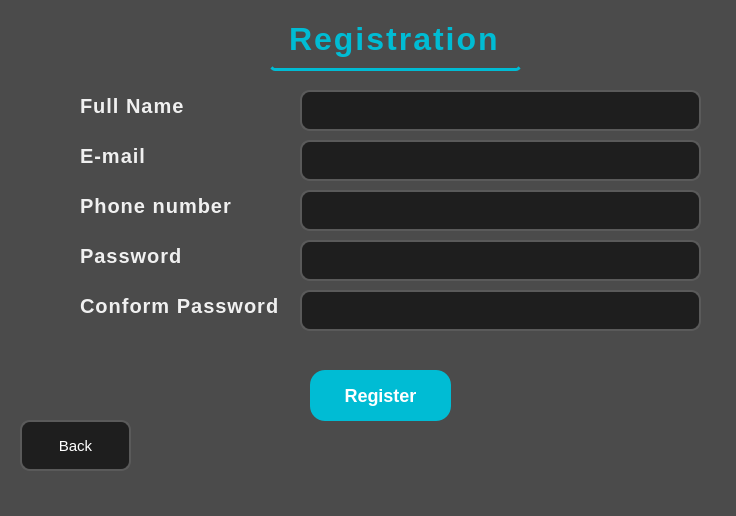
<?xml version="1.0" encoding="UTF-8"?>
<ui version="4.0">
 <class>registration</class>
 <widget class="QMainWindow" name="registration">
  <property name="geometry">
   <rect>
    <x>0</x>
    <y>0</y>
    <width>736</width>
    <height>516</height>
   </rect>
  </property>
  <property name="windowTitle">
   <string>Registration</string>
  </property>
  <property name="styleSheet">
   <string notr="true">background-color: rgb(75, 75, 75);</string>
  </property>
  <widget class="QWidget" name="centralwidget">
   <widget class="QLabel" name="label">
    <property name="geometry">
     <rect>
      <x>270</x>
      <y>10</y>
      <width>251</width>
      <height>61</height>
     </rect>
    </property>
    <property name="styleSheet">
     <string notr="true">QLabel {
    color: #00bcd4;                   /* Teal color to match your theme */
    font-size: 32px;                  /* Large font size for prominence */
    font-weight: bold;                /* Bold text */
    letter-spacing: 2px;              /* Add some spacing between letters */
    text-align: center;               /* Center the headline */
    padding: 10px;                    /* Padding around the text */
    background-color: transparent;    /* Transparent background */
    text-shadow: 2px 2px 5px #000;    /* Soft shadow for better readability */
    border-bottom: 3px solid #00bcd4; /* Adds a bottom border for emphasis */
    border-radius: 5px;               /* Rounded bottom border */
}
</string>
    </property>
    <property name="text">
     <string>Registration</string>
    </property>
   </widget>
   <widget class="QLabel" name="label_2">
    <property name="geometry">
     <rect>
      <x>70</x>
      <y>90</y>
      <width>171</width>
      <height>31</height>
     </rect>
    </property>
    <property name="styleSheet">
     <string notr="true">QLabel {
    color: #f0f0f0;                
    font-size: 20px;                
    font-weight: bold;           
    letter-spacing: 1px;           
    padding: 5px;                   
    background-color: transparent;  
    text-shadow: 1px 1px 2px #000;  
}

QLabel#titleLabel {
    font-size: 28px;                
    font-weight: bold;              
    letter-spacing: 2px;          
    padding: 10px;               
    color: #00bcd4;            
    background-color: transparent; 
    border-bottom: 2px solid #00bcd4; 
    text-align: center;             
    text-shadow: 2px 2px 5px #000;  
    border-radius: 5px;            
}
</string>
    </property>
    <property name="text">
     <string>Full Name</string>
    </property>
   </widget>
   <widget class="QLabel" name="label_3">
    <property name="geometry">
     <rect>
      <x>70</x>
      <y>140</y>
      <width>171</width>
      <height>31</height>
     </rect>
    </property>
    <property name="styleSheet">
     <string notr="true">QLabel {
    color: #f0f0f0;                
    font-size: 20px;                
    font-weight: bold;           
    letter-spacing: 1px;           
    padding: 5px;                   
    background-color: transparent;  
    text-shadow: 1px 1px 2px #000;  
}

QLabel#titleLabel {
    font-size: 28px;                
    font-weight: bold;              
    letter-spacing: 2px;          
    padding: 10px;               
    color: #00bcd4;            
    background-color: transparent; 
    border-bottom: 2px solid #00bcd4; 
    text-align: center;             
    text-shadow: 2px 2px 5px #000;  
    border-radius: 5px;            
}
</string>
    </property>
    <property name="text">
     <string>E-mail</string>
    </property>
   </widget>
   <widget class="QLabel" name="label_4">
    <property name="geometry">
     <rect>
      <x>70</x>
      <y>190</y>
      <width>171</width>
      <height>31</height>
     </rect>
    </property>
    <property name="styleSheet">
     <string notr="true">QLabel {
    color: #f0f0f0;                
    font-size: 20px;                
    font-weight: bold;           
    letter-spacing: 1px;           
    padding: 5px;                   
    background-color: transparent;  
    text-shadow: 1px 1px 2px #000;  
}

QLabel#titleLabel {
    font-size: 28px;                
    font-weight: bold;              
    letter-spacing: 2px;          
    padding: 10px;               
    color: #00bcd4;            
    background-color: transparent; 
    border-bottom: 2px solid #00bcd4; 
    text-align: center;             
    text-shadow: 2px 2px 5px #000;  
    border-radius: 5px;            
}
</string>
    </property>
    <property name="text">
     <string>Phone number</string>
    </property>
   </widget>
   <widget class="QLineEdit" name="lineEdit">
    <property name="geometry">
     <rect>
      <x>300</x>
      <y>90</y>
      <width>401</width>
      <height>41</height>
     </rect>
    </property>
    <property name="styleSheet">
     <string notr="true">QLineEdit {
    background-color: #1e1e1e;      /* Dark gray background */
    color: white;                   /* White text */
    padding: 8px 12px;              /* Padding for more space inside */
    border: 2px solid #5a5a5a;      /* Subtle gray border */
    border-radius: 10px;            /* Rounded corners */
    font-size: 16px;                /* Adjust font size */
}

QLineEdit:focus {
    border: 2px solid #00bcd4;      /* Light blue border when focused */
}
</string>
    </property>
   </widget>
   <widget class="QLineEdit" name="lineEdit_2">
    <property name="geometry">
     <rect>
      <x>300</x>
      <y>140</y>
      <width>401</width>
      <height>41</height>
     </rect>
    </property>
    <property name="styleSheet">
     <string notr="true">QLineEdit {
    background-color: #1e1e1e;      
    color: white;                 
    padding: 8px 12px;              
    border: 2px solid #5a5a5a;    
    border-radius: 10px;         
    font-size: 16px;                
}

QLineEdit:focus {
    border: 2px solid #00bcd4;     
}
</string>
    </property>
   </widget>
   <widget class="QLineEdit" name="lineEdit_3">
    <property name="geometry">
     <rect>
      <x>300</x>
      <y>190</y>
      <width>401</width>
      <height>41</height>
     </rect>
    </property>
    <property name="styleSheet">
     <string notr="true">QLineEdit {
    background-color: #1e1e1e;      
    color: white;                 
    padding: 8px 12px;              
    border: 2px solid #5a5a5a;    
    border-radius: 10px;         
    font-size: 16px;                
}

QLineEdit:focus {
    border: 2px solid #00bcd4;     
}
</string>
    </property>
   </widget>
   <widget class="QLabel" name="label_6">
    <property name="geometry">
     <rect>
      <x>70</x>
      <y>240</y>
      <width>171</width>
      <height>31</height>
     </rect>
    </property>
    <property name="styleSheet">
     <string notr="true">QLabel {
    color: #f0f0f0;                
    font-size: 20px;                
    font-weight: bold;           
    letter-spacing: 1px;           
    padding: 5px;                   
    background-color: transparent;  
    text-shadow: 1px 1px 2px #000;  
}

QLabel#titleLabel {
    font-size: 28px;                
    font-weight: bold;              
    letter-spacing: 2px;          
    padding: 10px;               
    color: #00bcd4;            
    background-color: transparent; 
    border-bottom: 2px solid #00bcd4; 
    text-align: center;             
    text-shadow: 2px 2px 5px #000;  
    border-radius: 5px;            
}
</string>
    </property>
    <property name="text">
     <string>Password</string>
    </property>
   </widget>
   <widget class="QLineEdit" name="lineEdit_4">
    <property name="geometry">
     <rect>
      <x>300</x>
      <y>240</y>
      <width>401</width>
      <height>41</height>
     </rect>
    </property>
    <property name="styleSheet">
     <string notr="true">QLineEdit {
    background-color: #1e1e1e;      
    color: white;                 
    padding: 8px 12px;              
    border: 2px solid #5a5a5a;    
    border-radius: 10px;         
    font-size: 16px;                
}

QLineEdit:focus {
    border: 2px solid #00bcd4;     
}
</string>
    </property>
    <property name="echoMode">
     <enum>QLineEdit::EchoMode::Password</enum>
    </property>
   </widget>
   <widget class="QLabel" name="label_7">
    <property name="geometry">
     <rect>
      <x>70</x>
      <y>290</y>
      <width>221</width>
      <height>31</height>
     </rect>
    </property>
    <property name="styleSheet">
     <string notr="true">QLabel {
    color: #f0f0f0;                
    font-size: 20px;                
    font-weight: bold;           
    letter-spacing: 1px;           
    padding: 5px;                   
    background-color: transparent;  
    text-shadow: 1px 1px 2px #000;  
}

QLabel#titleLabel {
    font-size: 28px;                
    font-weight: bold;              
    letter-spacing: 2px;          
    padding: 10px;               
    color: #00bcd4;            
    background-color: transparent; 
    border-bottom: 2px solid #00bcd4; 
    text-align: center;             
    text-shadow: 2px 2px 5px #000;  
    border-radius: 5px;            
}
</string>
    </property>
    <property name="text">
     <string>Conform Password</string>
    </property>
   </widget>
   <widget class="QLineEdit" name="lineEdit_5">
    <property name="geometry">
     <rect>
      <x>300</x>
      <y>290</y>
      <width>401</width>
      <height>41</height>
     </rect>
    </property>
    <property name="styleSheet">
     <string notr="true">QLineEdit {
    background-color: #1e1e1e;      
    color: white;                 
    padding: 8px 12px;              
    border: 2px solid #5a5a5a;    
    border-radius: 10px;         
    font-size: 16px;                
}

QLineEdit:focus {
    border: 2px solid #00bcd4;     
}
</string>
    </property>
    <property name="echoMode">
     <enum>QLineEdit::EchoMode::Password</enum>
    </property>
   </widget>
   <widget class="QPushButton" name="pushButton">
    <property name="geometry">
     <rect>
      <x>310</x>
      <y>370</y>
      <width>141</width>
      <height>51</height>
     </rect>
    </property>
    <property name="styleSheet">
     <string notr="true">QPushButton {
    background-color: #00bcd4;     
    color: white;                 
    font-size: 18px;              
    font-weight: bold;            
    border-radius: 15px;            
    padding: 12px 20px;            
}

QPushButton:hover {
    background-color: #008c9e;      
}

QPushButton:pressed {
    background-color: #006e7d;    
}
</string>
    </property>
    <property name="text">
     <string>Register</string>
    </property>
   </widget>
   <widget class="QPushButton" name="pushButton_2">
    <property name="geometry">
     <rect>
      <x>20</x>
      <y>420</y>
      <width>111</width>
      <height>51</height>
     </rect>
    </property>
    <property name="styleSheet">
     <string notr="true">QPushButton {
    background-color: #1e1e1e; 
    color: white;               
    border: 2px solid #5a5a5a;  
    border-radius: 10px;      
    padding: 10px 20px;       
    font-size: 15px;            
}




</string>
    </property>
    <property name="text">
     <string>Back</string>
    </property>
   </widget>
  </widget>
  <widget class="QStatusBar" name="statusbar"/>
 </widget>
 <resources/>
 <connections/>
</ui>
